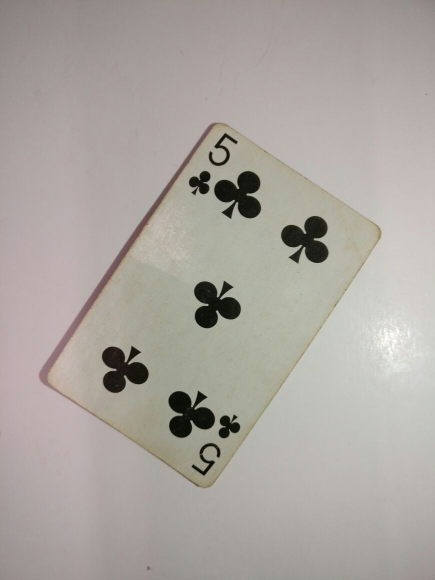
#> input picture CV_HW2_Practical_Assignment/five.jpeg, 870 x 1160 px (shown at 1/2 size)
$ jupyter execute --allow-errors 'CV Assignment 2 Practical.ipynb'   (shell and % lines are left out)   (Python 2 division)   (older library calls are emulated)
#> lines starting #> are read from the running program, lines starting #| are printed output that depends on the picture; after the words box and inside, x2 and y2 are one past the last pixel; in counts of white or black regions, pixels touching at a corner belong together
# Rakshit Sareen : rs5606@nyu.edu

[cell 1]
import os
import cv2
import numpy as np
import sys
import math
from matplotlib import pyplot as plt

[cell 2]
bwimage = "./five.jpeg"
bwimg = cv2.imread(bwimage,0)
#> bwimg: shape (1160, 870); min 0, max 255, mean 166.4

### The Original Image

[cell 3]
plt.imshow(bwimg,cmap='gray')

# Convolution

###### The code below is about convolution. It takes and image, kernel and the kernelsize as three parameters and applies convolution over the image.

[cell 4]
def convolve2d(image, kernel, kernelsize):
    """
    This function assumes square kernels for now.
    """
    assert kernelsize%2 == 1 #this step is important
    kernel = np.flipud(np.fliplr(kernel))
    output = np.zeros_like(image)
    image_padded = np.zeros((image.shape[0] + kernelsize - 1, image.shape[1] + kernelsize - 1))
    skipfactor = (kernelsize-1)/2
    image_padded[skipfactor:-skipfactor, skipfactor:-skipfactor] = image
    for x in range(image.shape[0]):
        for y in range(image.shape[1]):
            output[x,y]=(kernel*image_padded[x:x+kernelsize,y:y+kernelsize]).sum()
    return output

#### Convolution with 5X5 normalised kernel

[cell 5]
kernel5X5 = np.ones((5,5),np.float32)/25
output = convolve2d(bwimg,kernel5X5,5)
plt.imshow(output,cmap='gray')

### Convolution with 3X3 normalised kernel

[cell 6]
kernel3X3 = np.ones((3,3),np.float32)/9
output = convolve2d(bwimg,kernel3X3,3)
plt.imshow(output,cmap='gray')

### Convolution with 13 X 13 normalised kernel

[cell 7]
kernel13X13 = np.ones((13,13),np.float32)/169
output = convolve2d(bwimg,kernel13X13,13)
plt.imshow(output,cmap='gray')

# Edge Detection

### This code creates derivative matrices in the x and y direction and convolves with the original image

[cell 8]
yderiv = np.array([[-0.5,0,0.5],[-0.5,0,0.5],[-0.5,0,0.5]])
xderiv = np.array([[-0.5,-0.5,-0.5],[0,0,0],[0.5,0.5,0.5]])

#### We need to smooth the image using the convolution technique above

[cell 9]
kernel = np.ones((41,41),np.float32)/1681
#smoothimg = convolve2d(bwimg,kernel,41)
smoothimg = cv2.GaussianBlur(bwimg,(13,13),0)
plt.imshow(smoothimg,cmap='gray')

### Now this image is convolved with the y derivative matrix to get the y derivtive of the image

[cell 10]
output = convolve2d(smoothimg,yderiv,3)
plt.imshow(output,cmap='gray')
iy = np.copy(output)

### Now this image is convolved with the x derivative matrix to get the x derivtive of the image

[cell 11]
output = convolve2d(smoothimg,xderiv,3)
plt.imshow(output,cmap='gray')
ix = np.copy(output)

[cell 12]
def nonMaximumSeparation(accumulator):
    indices = []
    output = np.zeros_like(accumulator)
    for i in range(1,accumulator.shape[0]-1):
        for j in range(1,accumulator.shape[1]-1):
            # if i am maximum in neighborhood, keep me, else make me 0
            me, up , down , left , right = accumulator[i][j] ,accumulator[i-1][j] \
            , accumulator[i+1][j] , accumulator[i][j-1], accumulator[i][j+1]
            upleft, upright, bottomleft, bottomright = accumulator[i-1][j-1] \
            , accumulator[i-1][j+1],accumulator[i+1][j-1],accumulator[i+1][j+1]
            #print up,down,left,right
            if me >= up and me >= down and me>=left and me>=right and me >=upleft and me>=upright \
            and me>=bottomleft and me>=bottomright:
                continue
                #output[i][j] = me
            else:
                indices.append((i,j))
                #output[i][j] = 0
    for point in indices:
        accumulator[point[0]][point[1]] = 0
    return accumulator

[cell 13]
#dx = nonMaximumSeparation(ix)
#plt.imshow(dx,cmap='gray')

[cell 14]
#dy = nonMaximumSeparation(iy)
#plt.imshow(dy,cmap='gray')

## Edge Map Calculation

#### The function below provides the calcuation of the edge map of an image. It takes the x and y derivative of the image and applies the formula sqrt(np.square(xderiv) + np.square(yderiv)) for every pixel in both the images.

[cell 15]
# Calculation of Edge Map
def calculateEdgeMap(xderiv,yderiv):
    assert xderiv.shape == yderiv.shape
    output = np.zeros_like(xderiv)
    output = np.sqrt(np.square(xderiv) + np.square(yderiv))
    return output

[cell 16]
edgemap = calculateEdgeMap(ix,iy)

#### This is normalizing of the values and converting the values as integer

[cell 17]
edgemap = (edgemap / np.max(edgemap)) * 255
edgemap = edgemap.astype(int) # this is an important step
plt.imshow(edgemap,cmap='gray')

### Calculation of the orientation map of the image

#### The function below provides the calcuation of the edge map of an image. It takes the x and y derivative of the image and applies the formula arctan2(iy,ix) for every pixel in both the images and return the resulting image.

[cell 18]
# Orientation map : Calculating the arctan
def calculateArctan(ix,iy):
    assert ix.shape == iy.shape
    output = np.zeros_like(edgemap)
    output = np.arctan2(iy,ix)
    return output

[cell 19]
orientationmap = calculateArctan(ix,iy)

#### Scaling of the orientation map and converting them into integer values

[cell 20]
orientationmap = (orientationmap / np.max(orientationmap)) * 360
orientationmap = orientationmap.astype(int)

[cell 21]
plt.imshow(orientationmap,cmap='gray')
plt.show()

[cell 22]
#orientationmapx = nonMaximumSeparation(orientationmap)
#plt.imshow(orientationmapx,cmap='gray')

[cell 23]
def calculateHistogram(img):
    histogram = np.zeros(361)
    for i in range(0,img.shape[0]):
        for j in range(0,img.shape[1]):
            histogram[img[i,j]] += 1
    return histogram

[cell 24]
new_histogram = calculateHistogram(orientationmap)
#> new_histogram = 361 values, max 748926 at index 0, min 0 at index 105, mean 2795.6
y = plt.hist(range(0,new_histogram.shape[0]),weights = new_histogram, bins = 360)
plt.plot()
#> figure, not shown here; tallest bar 748926 high, from x = 0 to 1

[cell 25]
# [6 lines left out: function thresholding, not called in this run]

[cell 26]
def thresholding(image, threshold):
    output = np.zeros_like(image)
    for i in range(image.shape[0]):
        for j in range(image.shape[1]):
            if image[i][j] < threshold :
                output[i][j] = 0
            else :
                output[i][j] = 255 #image[i][j]
    return output

#> (a cell that did not finish here is left out)

[cell 28]
def returnpeaks(histogram):
    peaks = []
    th = thresholding(histogram)
    for i in range(th.shape[0]):
        if thist[i] != 0:
            peaks.append(i)
    return peaks

#> (a cell that did not finish here is left out)

#> (a cell that did not finish here is left out)

[cell 31]
edgemap_t = thresholding(edgemap,100)
#> after the loop in thresholding, `for i in range(image.shape[0]):`:
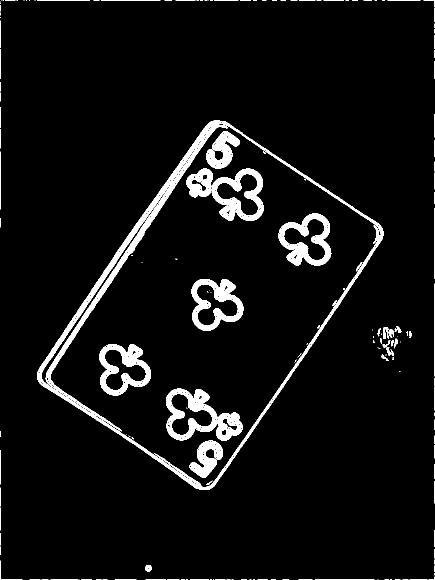
#> output: shape (1160, 870) int64 (shown at 1/2 size); 5.2% white; 172 white regions (97 under 20 px), largest, box (x1, y1, x2, y2) and area: (74, 241, 767, 980) 19579, (557, 427, 663, 531) 4181, (423, 337, 527, 442) 4151
plt.imshow(edgemap_t,cmap='gray')

[cell 32]
_edgemap_t = thresholding(edgemap,50)
#> after the loop in thresholding (call 2), `for i in range(image.shape[0]):`: output: shape (1160, 870) int64; 7.4% white; 265 white regions (192 under 20 px), largest, box (x1, y1, x2, y2) and area: (73, 240, 768, 981) 29159, (372, 336, 528, 443) 7347, (331, 776, 486, 882) 7243
plt.imshow(_edgemap_t,cmap='gray')

[cell 33]
newimage = (_edgemap_t - edgemap)
plt.imshow(newimage,cmap='gray')

[cell 34]
def houghTransform(image):
    diag = math.sqrt(math.pow(image.shape[0],2) + math.pow(image.shape[1],2))
    diag = int(diag)
    accumulator = np.zeros((diag,180))
    rho = 0
    for i in range(image.shape[0]):
        for j in range(image.shape[1]):
            if image[i][j] != 0:
                for theta in range(0,180):
                    rho = int(i * math.cos(math.radians(theta)) + j* math.sin(math.radians(theta)))
                    accumulator[rho][theta] = accumulator[rho][theta] + 1
    return accumulator

[cell 35]
acc = houghTransform(edgemap_t)

[cell 36]
plt.imshow(acc,aspect='auto')

[cell 37]
def findPeaksIndices(accumulator):
    output = []
    for i in range(accumulator.shape[0]):
        for j in range(accumulator.shape[1]):
            if accumulator[i][j] != 0 :
                output.append((i,j))
    return output

[cell 38]
acck = np.ones((5,5),np.float32)/25
smoothed_acc = convolve2d(acc, acck, 5)
#> after the loop in convolve2d (call 6), `for x in range(image.shape[0]):`:
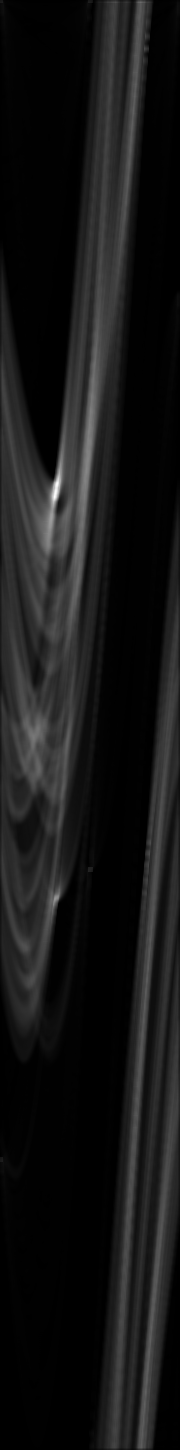
#> output: shape (1450, 180) float64; min 0, max 405.3, mean 35.6; drawn with min black and max white
plt.imshow(smoothed_acc,aspect='auto')

[cell 39]
edgyacc = nonMaximumSeparation(smoothed_acc)
#> after the loop in nonMaximumSeparation, `for i in range(1,accumulator.shape[0]-1):`: indices = 228687 items
#> the loop in nonMaximumSeparation, `for point in indices:` made 228687 passes
#> point on passes 1 to 3: (1, 1), (1, 2), (1, 3)
#> after the loop in nonMaximumSeparation, `for point in indices:`:
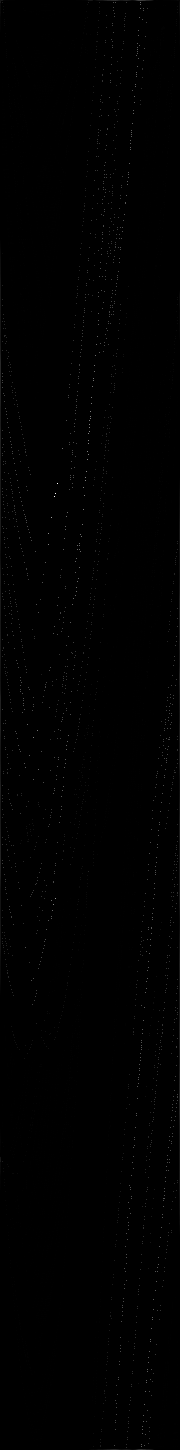
#> accumulator: shape (1450, 180) float64; min 0, max 405.3, mean 1; drawn with min black and max white
plt.imshow(edgyacc,aspect='auto')

[cell 40]
threshold_acc = thresholding(edgyacc,230)
#> after the loop in thresholding (call 3), `for i in range(image.shape[0]):`: output: shape (1450, 180) float64; 0% white in thin lines or dots, all inside (x1, y1, x2, y2) = (51, 483, 58, 899)
plt.imshow(threshold_acc,aspect='auto',cmap='gray')

[cell 41]
peaklist = findPeaksIndices(threshold_acc)
#> peaklist = [(483, 57), (493, 55), (496, 54), (517, 51), (898, 55)]
print peaklist
#| [(483, 57), (493, 55), (496, 54), (517, 51), (898, 55)]

[cell 42]
def houghLines(peaklist,image):
    for point in peaklist:
        rho = point[0]
        theta = point[1]
        sintheta = math.sin(math.radians(theta))
        costheta = math.cos(math.radians(theta))
        if theta != 0:
            y1 = int(rho/sintheta)
            y2 = int((rho - image.shape[0]*costheta)/sintheta)
            cv2.line(image,(y1,0),(y2,image.shape[0]),(255,0,0),4)

[cell 43]
test_hough_image = cv2.imread('./five.jpeg',0)
houghLines(peaklist,test_hough_image)
#> the loop in houghLines, `for point in peaklist:` made 5 passes
#> (rho, theta, sintheta, costheta, y1, y2) on passes 1 to 5: (483, 57, 0.839, 0.545, 575, -177), (493, 55, 0.819, 0.574, 601, -210), (496, 54, 0.809, 0.588, 613, -229), (517, 51, 0.777, 0.629, 665, -274), (898, 55, 0.819, 0.574, 1096, 284)
#> after the loop in houghLines, `for point in peaklist:`:
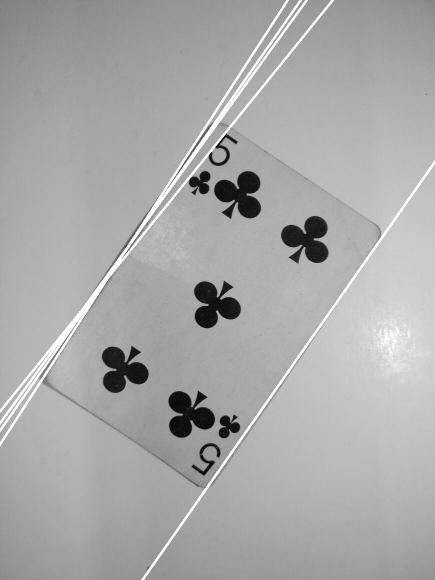
#> image: shape (1160, 870) (shown at 1/2 size); min 0, max 255, mean 168.6
plt.imshow(test_hough_image,cmap='gray')

[cell 44]
thetas = [peaklist[i][1] for i in range(len(peaklist)) if peaklist[i][1] <= 90]
#> thetas = [57, 55, 54, 51, 55]

[cell 45]
avg_angle = 90 - np.mean(thetas)
#> avg_angle = 35.6
avg_angle
#> Out = 35.6

[cell 46]
image = cv2.imread('./five.jpeg',0)
#> (the rest of this cell did not finish here and is left out)

#> (a cell that did not finish here is left out)

[cell 48]
# [13 lines left out: function rectify, not called in this run]

[cell 49]
# [14 lines left out: function getCards, not called in this run]

[cell 50]
bwimage = "./five.jpeg"
bwimg = cv2.imread(bwimage)
#> bwimg is the input picture: shape (1160, 870, 3); mean B, G, R 159.4, 165.4, 170.9
getCards(bwimage)

# Template Matching

## Taking the text image and calculating the template match of the sub region of the image

The image is smoothed first with a 3X3 filter.

[cell 51]
path = "/Users/rakshitsareen/Downloads/images-project2/text.png"
textimg = cv2.imread(path,0)
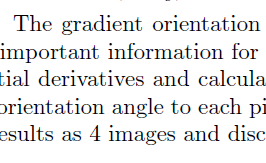
#> input picture CV_HW2_Practical_Assignment/images-project2/text.png, 266 x 163 px, found by its file name
#> textimg: shape (163, 266); min 0, max 255, mean 234.3
stextimg = convolve2d(textimg,kernel3X3,3)
#> after the loop in convolve2d (call 7), `for x in range(image.shape[0]):`:
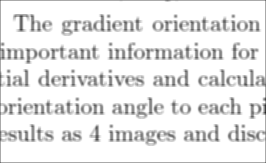
#> output: shape (163, 266); min 39, max 255, mean 232.6
plt.imshow(stextimg,cmap='gray')

### Picking of a template from the image. The template taken is the letter 'i' .

[cell 52]
template = textimg[40:60, 0:5]
#> template = 20 rows, first 6: [255, 255, 255, 255, 255], [255, 255, 255, 255, 255], [255, 255, 255, 255, 255], [254, 185, 21, 128, 249], [253, 145, 0, 84, 244], [255, 236, 168, 217, 255]
plt.imshow(template,cmap='gray')
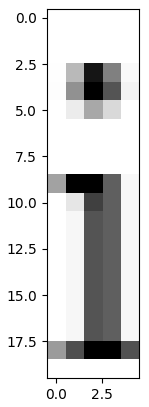
#> figure drawn by matplotlib, 1 panel

#### Function to calculate the zero mean of a matrix.
##### It takes the mean of the values in the matrix and then subtracts this value from each value, so that the overall mean is 0.

[cell 53]
def calculateZeroMeanTemplate(template):
    mean = np.mean(template)
    output = template - mean
    return output

[cell 54]
ztemplate = calculateZeroMeanTemplate(template)
#> in calculateZeroMeanTemplate, `mean = np.mean(template)`: mean = 198.3
#> in calculateZeroMeanTemplate, `output = template - mean`: output = 20 rows, first 6: [56.66, 56.66, 56.66, 56.66, 56.66], [56.66, 56.66, 56.66, 56.66, 56.66], [56.66, 56.66, 56.66, 56.66, 56.66], [55.66, -13.34, -177.3, -70.34, 50.66], [54.66, -53.34, -198.3, -114.3, 45.66], [56.66, 37.66, -30.34, 18.66, 56.66]
#> ztemplate has the same summary as output in calculateZeroMeanTemplate

##### Plotting of the zero mean template.

[cell 55]
plt.imshow(ztemplate,cmap='gray')

### Function to convolve the template with the image.
##### This function takes the image and template.
The recipe is to take region of the image equal to the template and convolve with the region. We need to divide the correlation with the sum of the norms of the two images. The output os returned.

[cell 56]
def templateMatcher(image, template):
    (row,col) = image.shape
    (tr,tc) = template.shape
    padimg = pad_image = np.pad(image, ((tr,tr),(tc,tc)), 'constant')
    output = np.zeros(image.shape)

    for i in range(row):
        for j in range(col):

            region = padimg[i:i+tr,j:j+tc]
            region = calculateZeroMeanTemplate(region)

            assert (region.shape == template.shape), 'Dimensional mis-match'

            mregion = np.multiply(region, template)
            total_magnitude = np.linalg.norm(region) * np.linalg.norm(template)

            if (total_magnitude == 0):
                output[i][j] = -1
            else:
                output[i][j] = np.sum(mregion)/total_magnitude

    return output

#### The output of the correlation of the image with the template.
##### If we notice, we can see highest peaks where the image region exactly matches the template. We will apply thresholding to get the peaks and the position of where the image matched the template.

[cell 57]
output = templateMatcher(textimg,ztemplate)
#> in templateMatcher, `padimg = pad_image = np.pad(image, ((tr,tr),(tc,tc)), 'constant')`:
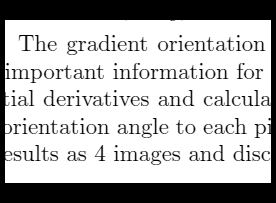
#> padimg: shape (203, 276); min 0, max 255, mean 181.3
#> after the loop in templateMatcher, `for i in range(row):`:
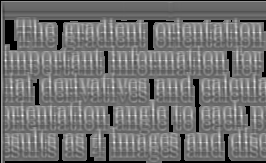
#> output: shape (163, 266) float64; min -1, max 1, mean -0.104; drawn with min black and max white
plt.imshow(output,cmap='gray')

#### The function to threshold the image. Reduces the value of intensities below the threshold to zero and enhances the ones above to 1 .

[cell 58]
def thresholder(matched_img, val):
    threshold_img = np.copy(matched_img)
    threshold_img[matched_img < val] = 0
    return threshold_img

### Finally the peaks which tells the location of the template in the image.

[cell 59]
ans = thresholder(output,0.9)
#> in thresholder, `threshold_img[matched_img < val] = 0`:
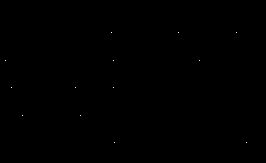
#> threshold_img: shape (163, 266) float64; min 0, max 1, mean 0.000288
